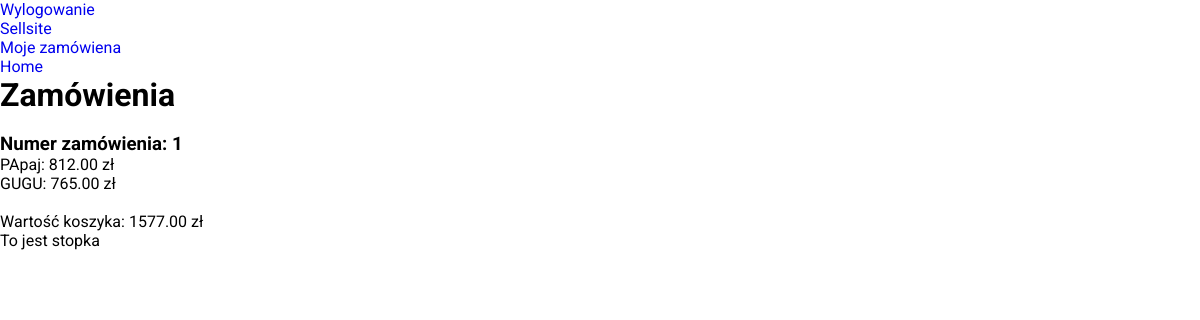
Page /orders (signed in) on the committed database.
### product_store/models.py (models this page shows, shortened)
class Order(models.Model):
    items = models.ManyToManyField(OrderItem)
    date_ordered = models.DateTimeField(auto_now=True)
    owner = models.ForeignKey(Profile, on_delete=models.SET_NULL, null=True )
    def get_sum_cart(self):
        return sum(item.product.price for item in self.items.all())
    def get_cart_items(self):
        return self.items.all()

class OrderItem(models.Model):
    product = models.OneToOneField(Product, on_delete=models.SET_NULL, null=True)
    is_ordered = models.BooleanField(default=False)
    date_ordered = models.DateTimeField(auto_now=True)
    def __str__(self):
        return self.product.title

class Product(models.Model):
    category = models.ForeignKey(
        Category,
        related_name = 'product',
        on_delete = models.CASCADE
        )
    title = models.CharField(max_length = 255)
    description = models.TextField(blank = True)
    image = models.ImageField(
        upload_to = 'product/',
        default = 'front/img/default_img.png',
        )
    price = models.DecimalField(max_digits=6, decimal_places=2)
    in_stock = models.BooleanField(default=True)
    is_active = models.BooleanField(default=True)
    date_created = models.DateTimeField(auto_now_add=True)
    on_sale = models.BooleanField(default=False)
    before_sale = models.DecimalField(max_digits=6, decimal_places=2, default=Decimal(0.00))
    slug = models.SlugField(
        verbose_name = ("safe URL"),
        max_length = 255,
        default = 'URL_'
    )

### product_store/views.py (the view)
# urls.py: path('orders',product_store_views.my_orders, name='orders_page'),
@login_required(login_url='login_page')
def my_orders(request):
    user_profile = Profile.objects.filter(user=request.user).first()
    orders = Order.objects.filter(owner=user_profile)
    for_front={
        'user_orders' : orders
    }
    return render(request,'my_orders.html', for_front)

### templates/my_orders.html (shortened to what this page needs)
{% extends "base_with_navbar.html" %}
{% block content %}
<body>
    <h1>Zamówienia</h1>
    <br>
    {% for order in user_orders %}
        <h3>Numer zamówienia: {{order.id}}</h3>
        {% for items in order.get_cart_items %}
            <p>{{items}}: {{items.product.price}} zł</p>
        {% endfor %}
        <br>
        <p>Wartość koszyka: {{order.get_sum_cart}} zł</p>
    {% endfor %}
</body>
</html>
{% endblock content%}

### front/css/main.css (style rules this page uses)
* { margin: 0; padding: 0; box-sizing: border-box; font-family: "Roboto", sans-serif; }
body { min-height: 100vh; }

### rows in the picture
Order: id "1", get_sum_cart "1577.00"
OrderItem: product.title "PApaj", product.price "812.00"
OrderItem: product.title "GUGU", product.price "765.00"
